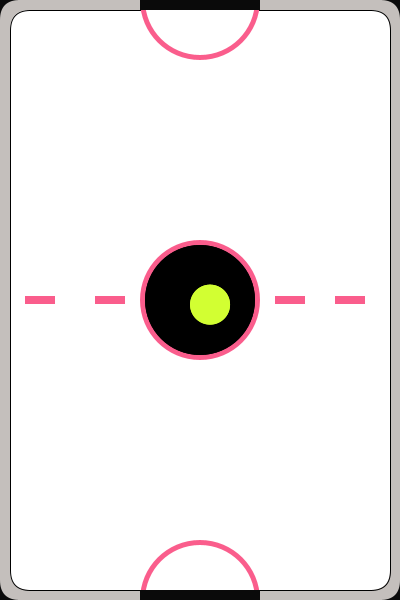
Frame 1 (no input)
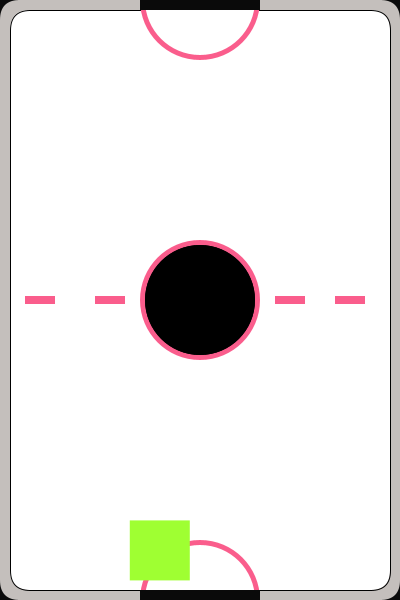
Frame 60 (the mouse pressed at the canvas centre just before this capture)
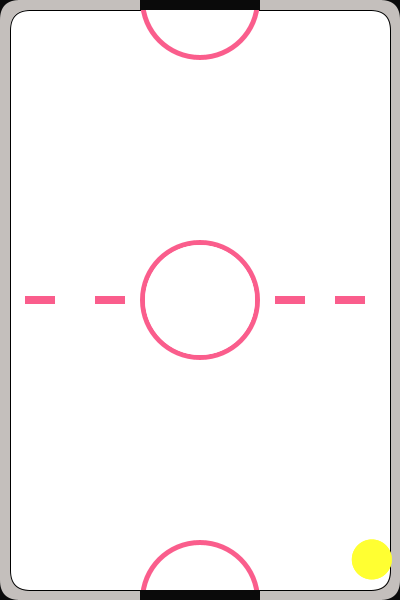
Frame 120 (the mouse held since frame 60 and released just before this capture)

The Processing sketch that drew these frames (run headless with seeded random() and noise(); from frame 60 on, the mouse is pressed at the canvas centre):

// Processing sketch: processing_97022
// ── processing_97022.pde

//Air hockey, a mesura que el disc es va movent canvia de colr i la seva forma de quadrat a rodo//
//variables//
float posX, posY, velX, velY;
int sz = 40;
int value = 0;
void setup(){
  size(400,600);
  posX = width/2;//posicions del disc//
  posY = height/2;
  velX = random(1,15);//velocitats del disc//
  velY = random(1,15);
  colorMode(RGB);
}
void draw(){
  smooth();
  dibuixa_fons();//carreguem el dibuix de l'air hockey//
  fill(value);
  ellipse(width/2,height/2,110,110);
  posX = posX+velX;
  posY = posY+velY;
  fill(posX,posY,50);
  ellipse(posX,posY,sz,sz);
  if((posX<40)||(posX>360)){//definim el limits de la finistra per designar fins a on reboti el disc//
    velX = -velX;
  } 
  if((posY<40)||(posY>560)){
    velY = -velY;
  } 
  if(posX>width/2){//Apliquem els condicional per tal de que vagi canvian de froma//
  fill(posX,posY,50);
  ellipse(posX,posY,sz,sz);
  }
  if(posX<width/2){
  fill(posX,posY,50);
  rect(posX,posY,60,60);
    } 
  }
void mousePressed() {//Quan cliquem el cercle central canvia de colr i augmenta la velocitat del disc fins a tornar a començar//
  if (value == 0) {
    value = 255;
  }else{
    value = 0;
  }
   posX = mouseX;
   posY = mouseY;
   velX = random (1,15);
   velY = random (1,15);
}   
void dibuixa_fons(){//Dibuix de l'air hockey//
  rectMode(CENTER);
  noStroke();
  background(10);
  fill(196,191,188);
  rect(width/2,height/2,400,600,20);
  stroke(0);
  fill(255);
  rect(width/2,height/2,380,580,20);
  noStroke();
  fill(250,93,140);
  ellipse(width/2,height/2,120,120);
  ellipse(width/2,600,120,120);
  ellipse(width/2,0,120,120);
  fill(value);
  ellipse(width/2,height/2,110,110);
  fill(255);
  ellipse(width/2,600,110,110);
  ellipse(width/2,0,110,110);
  fill(10);
  rect(width/2,600,120,20);
  rect(width/2,0,120,20);
  fill(250,93,140);
  rect(40,height/2,30,8);
  rect(110,height/2,30,8);
  rect(170,height/2,30,8);
  rect(230,height/2,30,8);
  rect(290,height/2,30,8);
  rect(350,height/2,30,8);
 }
